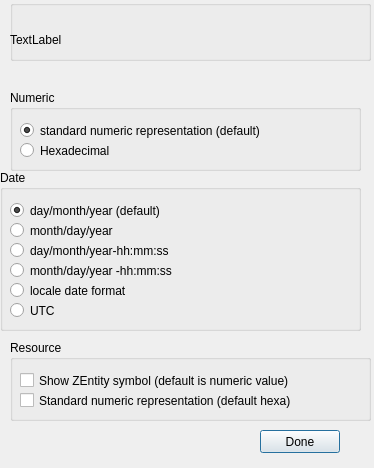
<?xml version="1.0" encoding="UTF-8"?>
<ui version="4.0">
 <class>ZCellFormatDLg</class>
 <widget class="QDialog" name="ZCellFormatDLg">
  <property name="geometry">
   <rect>
    <x>0</x>
    <y>0</y>
    <width>374</width>
    <height>468</height>
   </rect>
  </property>
  <property name="windowTitle">
   <string>Dialog</string>
  </property>
  <widget class="QGroupBox" name="NumericGBx">
   <property name="geometry">
    <rect>
     <x>10</x>
     <y>90</y>
     <width>351</width>
     <height>81</height>
    </rect>
   </property>
   <property name="title">
    <string>Numeric</string>
   </property>
   <widget class="QRadioButton" name="NumStdRBn">
    <property name="geometry">
     <rect>
      <x>10</x>
      <y>30</y>
      <width>311</width>
      <height>21</height>
     </rect>
    </property>
    <property name="text">
     <string>standard numeric representation (default)</string>
    </property>
    <property name="checked">
     <bool>true</bool>
    </property>
   </widget>
   <widget class="QRadioButton" name="NumHexaRBn">
    <property name="geometry">
     <rect>
      <x>10</x>
      <y>50</y>
      <width>251</width>
      <height>21</height>
     </rect>
    </property>
    <property name="text">
     <string>Hexadecimal</string>
    </property>
   </widget>
  </widget>
  <widget class="QGroupBox" name="ApplyGBx">
   <property name="geometry">
    <rect>
     <x>10</x>
     <y>0</y>
     <width>361</width>
     <height>61</height>
    </rect>
   </property>
   <property name="title">
    <string/>
   </property>
   <widget class="QLabel" name="ApplianceLBl">
    <property name="geometry">
     <rect>
      <x>0</x>
      <y>30</y>
      <width>351</width>
      <height>20</height>
     </rect>
    </property>
    <property name="text">
     <string>TextLabel</string>
    </property>
   </widget>
  </widget>
  <widget class="QGroupBox" name="ResourceGBx">
   <property name="geometry">
    <rect>
     <x>10</x>
     <y>340</y>
     <width>361</width>
     <height>81</height>
    </rect>
   </property>
   <property name="title">
    <string>Resource</string>
   </property>
   <widget class="QCheckBox" name="ResSymbolCKb">
    <property name="geometry">
     <rect>
      <x>10</x>
      <y>30</y>
      <width>341</width>
      <height>21</height>
     </rect>
    </property>
    <property name="text">
     <string>Show ZEntity symbol (default is numeric value)</string>
    </property>
   </widget>
   <widget class="QCheckBox" name="ResStdNumCKb">
    <property name="geometry">
     <rect>
      <x>10</x>
      <y>50</y>
      <width>341</width>
      <height>21</height>
     </rect>
    </property>
    <property name="text">
     <string>Standard numeric representation (default hexa)</string>
    </property>
   </widget>
  </widget>
  <widget class="QPushButton" name="OKBTn">
   <property name="geometry">
    <rect>
     <x>260</x>
     <y>430</y>
     <width>80</width>
     <height>23</height>
    </rect>
   </property>
   <property name="text">
    <string>Done</string>
   </property>
  </widget>
  <widget class="QGroupBox" name="DateGBx">
   <property name="geometry">
    <rect>
     <x>0</x>
     <y>170</y>
     <width>361</width>
     <height>161</height>
    </rect>
   </property>
   <property name="title">
    <string>Date</string>
   </property>
   <widget class="QRadioButton" name="DMYRBn">
    <property name="geometry">
     <rect>
      <x>10</x>
      <y>30</y>
      <width>261</width>
      <height>21</height>
     </rect>
    </property>
    <property name="text">
     <string>day/month/year (default)</string>
    </property>
    <property name="checked">
     <bool>true</bool>
    </property>
   </widget>
   <widget class="QRadioButton" name="MDYRBn">
    <property name="geometry">
     <rect>
      <x>10</x>
      <y>50</y>
      <width>221</width>
      <height>21</height>
     </rect>
    </property>
    <property name="text">
     <string>month/day/year </string>
    </property>
   </widget>
   <widget class="QRadioButton" name="DMYHMSRBn">
    <property name="geometry">
     <rect>
      <x>10</x>
      <y>70</y>
      <width>221</width>
      <height>21</height>
     </rect>
    </property>
    <property name="text">
     <string>day/month/year-hh:mm:ss</string>
    </property>
   </widget>
   <widget class="QRadioButton" name="MDYHMSRBn">
    <property name="geometry">
     <rect>
      <x>10</x>
      <y>90</y>
      <width>221</width>
      <height>21</height>
     </rect>
    </property>
    <property name="text">
     <string>month/day/year -hh:mm:ss</string>
    </property>
   </widget>
   <widget class="QRadioButton" name="UTCRBn">
    <property name="geometry">
     <rect>
      <x>10</x>
      <y>130</y>
      <width>221</width>
      <height>21</height>
     </rect>
    </property>
    <property name="text">
     <string>UTC</string>
    </property>
   </widget>
   <widget class="QRadioButton" name="LocaleRBn">
    <property name="geometry">
     <rect>
      <x>10</x>
      <y>110</y>
      <width>221</width>
      <height>21</height>
     </rect>
    </property>
    <property name="text">
     <string>locale date format</string>
    </property>
   </widget>
  </widget>
 </widget>
 <resources/>
 <connections/>
</ui>
